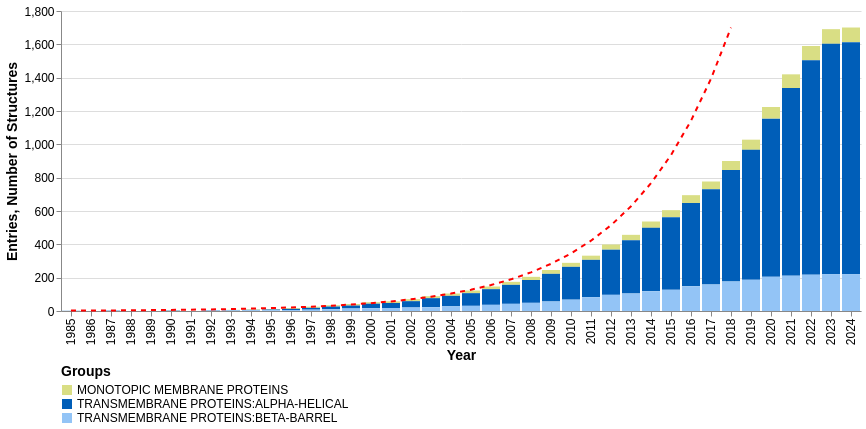

The cell this chart's notebook holds for it:
### Markdown cell above
##### Cummulative Growth of Membrane Protein

### Code cell
import pandas as pd
import numpy as np
import altair as alt
import random
from scipy.optimize import curve_fit

import matplotlib.colors as mcolors

def generate_color_palette(start_color, end_color, num_colors):
    # Convert hex colors to RGB
    start_rgb = mcolors.hex2color(start_color)
    end_rgb = mcolors.hex2color(end_color)

    # Create a list of RGB colors in the gradient
    colors = []
    for i in range(num_colors):
        r = start_rgb[0] + (end_rgb[0] - start_rgb[0]) * (i / (num_colors - 1))
        g = start_rgb[1] + (end_rgb[1] - start_rgb[1]) * (i / (num_colors - 1))
        b = start_rgb[2] + (end_rgb[2] - start_rgb[2]) * (i / (num_colors - 1))
        colors.append((r, g, b))

    # Convert RGB colors back to hex
    hex_colors = [mcolors.rgb2hex(color) for color in colors]

    return hex_colors


title="page chart"

import_data = pd.read_csv("data/membrane_proteins.csv")
protein_db = import_data[import_data["is_master_protein"] == "MasterProtein"]

    # If not in cache, proceed with data retrieval and processing
    # protein_db = get_table_as_dataframe("membrane_proteins")


d = pd.crosstab(protein_db.bibliography_year, columns=protein_db.group).cumsum()

d = d.stack().reset_index()
d = d.rename(columns={0:'CumulativeCount'})
d = d.convert_dtypes()

#### Line fit start here
# Aggregate cumulative counts by year and group
aggregated_df = d.groupby(['bibliography_year', 'group'])['CumulativeCount'].sum().reset_index()

# Fit exponential model to the entire combined dataset
combined_df = aggregated_df.groupby('bibliography_year')['CumulativeCount'].sum().reset_index()


# Define exponential function for fitting
def exp_growth(x, a, b):
    return a * np.exp(b * (x - 2005))

# Extract year and cumulative count from DataFrame
years = combined_df['bibliography_year'].values
cumulative_count = combined_df['CumulativeCount'].values

# Use data from 1985 to 2004 to fit the exponential growth
# years_fit = years[:15]  # 1985 to 2004
# cumulative_count_fit = cumulative_count[:15]

# Find the indices for years between 1985 and 2005 (inclusive)
start_year = 1985
end_year = 2005
start_index = np.where(years == start_year)[0][0]
end_index = np.where(years == end_year)[0][0] + 1  # Including 2005

# Split the data for fitting
years_fit = years[start_index:end_index]  # From 1985 to 2005
cumulative_count_fit = cumulative_count[start_index:end_index]


# Fit the exponential growth curve
popt, _ = curve_fit(exp_growth, years_fit, cumulative_count_fit, p0=(100, 0.1))

# Generate points for the fitted curve
x_exp = np.arange(min(years), max(years) + 1)
y_exp = exp_growth(x_exp, *popt)

# Convert data to DataFrame
df_fit = pd.DataFrame({
    'Year': x_exp,
    'Fitted Growth': y_exp
})

# Determine y-axis limit from the actual data
y_max = cumulative_count.max()  # Set this to a bit above the max value for better visibility
df_fit = df_fit[df_fit['Fitted Growth'] <= y_max]

##### Line fit ends here+


# Define a custom color palette
start_color = '#005EB8'  # Red
end_color = '#B87200'    # Green

color_list = ['#D9DE84', '#005EB8', '#93C4F6', '#636B05']

# Generate a color palette with 10 colors
num_colors = len(list(protein_db['group'].unique()))
palette = generate_color_palette(start_color, end_color, num_colors)
random.shuffle(palette)

custom_palette = alt.Scale(domain=list(protein_db['group'].unique()),
                        range=color_list[:num_colors])
bars = alt.Chart(d).mark_bar().encode(
    x=alt.X('bibliography_year:O', title="Year"),
    y=alt.Y('CumulativeCount:Q', title = 'Entries'),
    color=alt.Color('group', scale=custom_palette, legend=alt.Legend(title="Groups", labelLimit=0, direction = 'vertical')),
    tooltip=[alt.Tooltip('CumulativeCount:Q'),
            alt.Tooltip('group'),
            alt.Tooltip('bibliography_year:O')]
)

# Add exponential fit line
line = alt.Chart(df_fit).mark_line(color='red', strokeDash=[5, 5]).encode(
    x=alt.X('Year:O', title='Year'),
    y=alt.Y('Fitted Growth:Q', title='Number of Structures', scale=alt.Scale(domain=[0, y_max])),
    tooltip=['Year', 'Fitted Growth']
)

# Combine charts
chart = bars + line

# Customize chart appearance
chart = chart.configure_axis(
    labelFontSize=12,
    titleFontSize=14
).configure_title(
    fontSize=16
).configure_view(
    stroke='transparent'
).configure_legend(
    orient='bottom',
        # padding=20, 
        offset=2,
        titleOrient='top',
        labelLimit=0,
    labelFontSize=12,
    titleFontSize=14
)
chart

### Figure 1 — Vega-Lite specification as saved in the notebook (floating-point values rounded to 4 significant figures)
{"config": {"view": {"continuousWidth": 300, "continuousHeight": 300, "stroke": "transparent"}, "axis": {"labelFontSize": 12, "titleFontSize": 14}, "legend": {"labelFontSize": 12, "labelLimit": 0, "offset": 2, "orient": "bottom", "titleFontSize": 14, "titleOrient": "top"}, "title": {"fontSize": 16}}, "layer": [{"data": {"name": "data-9ca74e270884fd42761410cef5a07628"}, "mark": {"type": "bar"}, "encoding": {"color": {"field": "group", "legend": {"direction": "vertical", "labelLimit": 0, "title": "Groups"}, "scale": {"domain": ["MONOTOPIC MEMBRANE PROTEINS", "TRANSMEMBRANE PROTEINS:ALPHA-HELICAL", "TRANSMEMBRANE PROTEINS:BETA-BARREL"], "range": ["#D9DE84", "#005EB8", "#93C4F6"]}, "type": "nominal"}, "tooltip": [{"field": "CumulativeCount", "type": "quantitative"}, {"field": "group", "type": "nominal"}, {"field": "bibliography_year", "type": "ordinal"}], "x": {"field": "bibliography_year", "title": "Year", "type": "ordinal"}, "y": {"field": "CumulativeCount", "title": "Entries", "type": "quantitative"}}}, {"data": {"name": "data-6f09ead87fbb289e2c4eda1831eda76a"}, "mark": {"type": "line", "color": "red", "strokeDash": [5, 5]}, "encoding": {"tooltip": [{"field": "Year", "type": "quantitative"}, {"field": "Fitted Growth", "type": "quantitative"}], "x": {"field": "Year", "title": "Year", "type": "ordinal"}, "y": {"field": "Fitted Growth", "scale": {"domain": [0, 1701.0]}, "title": "Number of Structures", "type": "quantitative"}}}], "$schema": "https://vega.github.io/schema/vega-lite/v5.16.3.json", "datasets": {"data-9ca74e270884fd42761410cef5a07628": [{"bibliography_year": 1985, "group": "MONOTOPIC MEMBRANE PROTEINS", "CumulativeCount": 0}, {"bibliography_year": 1985, "group": "TRANSMEMBRANE PROTEINS:ALPHA-HELICAL", "CumulativeCount": 1}, {"bibliography_year": 1985, "group": "TRANSMEMBRANE PROTEINS:BETA-BARREL", "CumulativeCount": 0}, {"bibliography_year": 1987, "group": "MONOTOPIC MEMBRANE PROTEINS", "CumulativeCount": 0}, {"bibliography_year": 1987, "group": "TRANSMEMBRANE PROTEINS:ALPHA-HELICAL", "CumulativeCount": 2}, {"bibliography_year": 1987, "group": "TRANSMEMBRANE PROTEINS:BETA-BARREL", "CumulativeCount": 0}, {"bibliography_year": 1990, "group": "MONOTOPIC MEMBRANE PROTEINS", "CumulativeCount": 1}, {"bibliography_year": 1990, "group": "TRANSMEMBRANE PROTEINS:ALPHA-HELICAL", "CumulativeCount": 2}, {"bibliography_year": 1990, "group": "TRANSMEMBRANE PROTEINS:BETA-BARREL", "CumulativeCount": 0}, {"bibliography_year": 1992, "group": "MONOTOPIC MEMBRANE PROTEINS", "CumulativeCount": 1}, {"bibliography_year": 1992, "group": "TRANSMEMBRANE PROTEINS:ALPHA-HELICAL", "CumulativeCount": 2}, {"bibliography_year": 1992, "group": "TRANSMEMBRANE PROTEINS:BETA-BARREL", "CumulativeCount": 3}, {"bibliography_year": 1993, "group": "MONOTOPIC MEMBRANE PROTEINS", "CumulativeCount": 2}, {"bibliography_year": 1993, "group": "TRANSMEMBRANE PROTEINS:ALPHA-HELICAL", "CumulativeCount": 2}, {"bibliography_year": 1993, "group": "TRANSMEMBRANE PROTEINS:BETA-BARREL", "CumulativeCount": 3}, {"bibliography_year": 1994, "group": "MONOTOPIC MEMBRANE PROTEINS", "CumulativeCount": 3}, {"bibliography_year": 1994, "group": "TRANSMEMBRANE PROTEINS:ALPHA-HELICAL", "CumulativeCount": 3}, {"bibliography_year": 1994, "group": "TRANSMEMBRANE PROTEINS:BETA-BARREL", "CumulativeCount": 4}, {"bibliography_year": 1995, "group": "MONOTOPIC MEMBRANE PROTEINS", "CumulativeCount": 3}, {"bibliography_year": 1995, "group": "TRANSMEMBRANE PROTEINS:ALPHA-HELICAL", "CumulativeCount": 4}, {"bibliography_year": 1995, "group": "TRANSMEMBRANE PROTEINS:BETA-BARREL", "CumulativeCount": 5}, {"bibliography_year": 1996, "group": "MONOTOPIC MEMBRANE PROTEINS", "CumulativeCount": 5}, {"bibliography_year": 1996, "group": "TRANSMEMBRANE PROTEINS:ALPHA-HELICAL", "CumulativeCount": 7}, {"bibliography_year": 1996, "group": "TRANSMEMBRANE PROTEINS:BETA-BARREL", "CumulativeCount": 6}, {"bibliography_year": 1997, "group": "MONOTOPIC MEMBRANE PROTEINS", "CumulativeCount": 7}, {"bibliography_year": 1997, "group": "TRANSMEMBRANE PROTEINS:ALPHA-HELICAL", "CumulativeCount": 11}, {"bibliography_year": 1997, "group": "TRANSMEMBRANE PROTEINS:BETA-BARREL", "CumulativeCount": 8}, {"bibliography_year": 1998, "group": "MONOTOPIC MEMBRANE PROTEINS", "CumulativeCount": 8}, {"bibliography_year": 1998, "group": "TRANSMEMBRANE PROTEINS:ALPHA-HELICAL", "CumulativeCount": 16}, {"bibliography_year": 1998, "group": "TRANSMEMBRANE PROTEINS:BETA-BARREL", "CumulativeCount": 11}, {"bibliography_year": 1999, "group": "MONOTOPIC MEMBRANE PROTEINS", "CumulativeCount": 9}, {"bibliography_year": 1999, "group": "TRANSMEMBRANE PROTEINS:ALPHA-HELICAL", "CumulativeCount": 18}, {"bibliography_year": 1999, "group": "TRANSMEMBRANE PROTEINS:BETA-BARREL", "CumulativeCount": 15}, {"bibliography_year": 2000, "group": "MONOTOPIC MEMBRANE PROTEINS", "CumulativeCount": 9}, {"bibliography_year": 2000, "group": "TRANSMEMBRANE PROTEINS:ALPHA-HELICAL", "CumulativeCount": 27}, {"bibliography_year": 2000, "group": "TRANSMEMBRANE PROTEINS:BETA-BARREL", "CumulativeCount": 17}, {"bibliography_year": 2001, "group": "MONOTOPIC MEMBRANE PROTEINS", "CumulativeCount": 10}, {"bibliography_year": 2001, "group": "TRANSMEMBRANE PROTEINS:ALPHA-HELICAL", "CumulativeCount": 30}, {"bibliography_year": 2001, "group": "TRANSMEMBRANE PROTEINS:BETA-BARREL", "CumulativeCount": 18}, {"bibliography_year": 2002, "group": "MONOTOPIC MEMBRANE PROTEINS", "CumulativeCount": 12}, {"bibliography_year": 2002, "group": "TRANSMEMBRANE PROTEINS:ALPHA-HELICAL", "CumulativeCount": 38}, {"bibliography_year": 2002, "group": "TRANSMEMBRANE PROTEINS:BETA-BARREL", "CumulativeCount": 21}, {"bibliography_year": 2003, "group": "MONOTOPIC MEMBRANE PROTEINS", "CumulativeCount": 12}, {"bibliography_year": 2003, "group": "TRANSMEMBRANE PROTEINS:ALPHA-HELICAL", "CumulativeCount": 54}, {"bibliography_year": 2003, "group": "TRANSMEMBRANE PROTEINS:BETA-BARREL", "CumulativeCount": 23}, {"bibliography_year": 2004, "group": "MONOTOPIC MEMBRANE PROTEINS", "CumulativeCount": 14}, {"bibliography_year": 2004, "group": "TRANSMEMBRANE PROTEINS:ALPHA-HELICAL", "CumulativeCount": 63}, {"bibliography_year": 2004, "group": "TRANSMEMBRANE PROTEINS:BETA-BARREL", "CumulativeCount": 28}, {"bibliography_year": 2005, "group": "MONOTOPIC MEMBRANE PROTEINS", "CumulativeCount": 16}, {"bibliography_year": 2005, "group": "TRANSMEMBRANE PROTEINS:ALPHA-HELICAL", "CumulativeCount": 76}, {"bibliography_year": 2005, "group": "TRANSMEMBRANE PROTEINS:BETA-BARREL", "CumulativeCount": 31}, {"bibliography_year": 2006, "group": "MONOTOPIC MEMBRANE PROTEINS", "CumulativeCount": 16}, {"bibliography_year": 2006, "group": "TRANSMEMBRANE PROTEINS:ALPHA-HELICAL", "CumulativeCount": 94}, {"bibliography_year": 2006, "group": "TRANSMEMBRANE PROTEINS:BETA-BARREL", "CumulativeCount": 37}, {"bibliography_year": 2007, "group": "MONOTOPIC MEMBRANE PROTEINS", "CumulativeCount": 18}, {"bibliography_year": 2007, "group": "TRANSMEMBRANE PROTEINS:ALPHA-HELICAL", "CumulativeCount": 114}, {"bibliography_year": 2007, "group": "TRANSMEMBRANE PROTEINS:BETA-BARREL", "CumulativeCount": 43}, {"bibliography_year": 2008, "group": "MONOTOPIC MEMBRANE PROTEINS", "CumulativeCount": 19}, {"bibliography_year": 2008, "group": "TRANSMEMBRANE PROTEINS:ALPHA-HELICAL", "CumulativeCount": 137}, {"bibliography_year": 2008, "group": "TRANSMEMBRANE PROTEINS:BETA-BARREL", "CumulativeCount": 49}, {"bibliography_year": 2009, "group": "MONOTOPIC MEMBRANE PROTEINS", "CumulativeCount": 23}, {"bibliography_year": 2009, "group": "TRANSMEMBRANE PROTEINS:ALPHA-HELICAL", "CumulativeCount": 166}, {"bibliography_year": 2009, "group": "TRANSMEMBRANE PROTEINS:BETA-BARREL", "CumulativeCount": 57}, {"bibliography_year": 2010, "group": "MONOTOPIC MEMBRANE PROTEINS", "CumulativeCount": 24}, {"bibliography_year": 2010, "group": "TRANSMEMBRANE PROTEINS:ALPHA-HELICAL", "CumulativeCount": 197}, {"bibliography_year": 2010, "group": "TRANSMEMBRANE PROTEINS:BETA-BARREL", "CumulativeCount": 68}, {"bibliography_year": 2011, "group": "MONOTOPIC MEMBRANE PROTEINS", "CumulativeCount": 25}, {"bibliography_year": 2011, "group": "TRANSMEMBRANE PROTEINS:ALPHA-HELICAL", "CumulativeCount": 224}, {"bibliography_year": 2011, "group": "TRANSMEMBRANE PROTEINS:BETA-BARREL", "CumulativeCount": 83}, {"bibliography_year": 2012, "group": "MONOTOPIC MEMBRANE PROTEINS", "CumulativeCount": 31}, {"bibliography_year": 2012, "group": "TRANSMEMBRANE PROTEINS:ALPHA-HELICAL", "CumulativeCount": 271}, {"bibliography_year": 2012, "group": "TRANSMEMBRANE PROTEINS:BETA-BARREL", "CumulativeCount": 97}, {"bibliography_year": 2013, "group": "MONOTOPIC MEMBRANE PROTEINS", "CumulativeCount": 33}, {"bibliography_year": 2013, "group": "TRANSMEMBRANE PROTEINS:ALPHA-HELICAL", "CumulativeCount": 319}, {"bibliography_year": 2013, "group": "TRANSMEMBRANE PROTEINS:BETA-BARREL", "CumulativeCount": 105}, {"bibliography_year": 2014, "group": "MONOTOPIC MEMBRANE PROTEINS", "CumulativeCount": 38}, {"bibliography_year": 2014, "group": "TRANSMEMBRANE PROTEINS:ALPHA-HELICAL", "CumulativeCount": 381}, {"bibliography_year": 2014, "group": "TRANSMEMBRANE PROTEINS:BETA-BARREL", "CumulativeCount": 118}, {"bibliography_year": 2015, "group": "MONOTOPIC MEMBRANE PROTEINS", "CumulativeCount": 42}, {"bibliography_year": 2015, "group": "TRANSMEMBRANE PROTEINS:ALPHA-HELICAL", "CumulativeCount": 436}, {"bibliography_year": 2015, "group": "TRANSMEMBRANE PROTEINS:BETA-BARREL", "CumulativeCount": 127}, {"bibliography_year": 2016, "group": "MONOTOPIC MEMBRANE PROTEINS", "CumulativeCount": 47}, {"bibliography_year": 2016, "group": "TRANSMEMBRANE PROTEINS:ALPHA-HELICAL", "CumulativeCount": 500}, {"bibliography_year": 2016, "group": "TRANSMEMBRANE PROTEINS:BETA-BARREL", "CumulativeCount": 148}, {"bibliography_year": 2017, "group": "MONOTOPIC MEMBRANE PROTEINS", "CumulativeCount": 47}, {"bibliography_year": 2017, "group": "TRANSMEMBRANE PROTEINS:ALPHA-HELICAL", "CumulativeCount": 571}, {"bibliography_year": 2017, "group": "TRANSMEMBRANE PROTEINS:BETA-BARREL", "CumulativeCount": 159}, {"bibliography_year": 2018, "group": "MONOTOPIC MEMBRANE PROTEINS", "CumulativeCount": 54}, {"bibliography_year": 2018, "group": "TRANSMEMBRANE PROTEINS:ALPHA-HELICAL", "CumulativeCount": 669}, {"bibliography_year": 2018, "group": "TRANSMEMBRANE PROTEINS:BETA-BARREL", "CumulativeCount": 177}, {"bibliography_year": 2019, "group": "MONOTOPIC MEMBRANE PROTEINS", "CumulativeCount": 61}, {"bibliography_year": 2019, "group": "TRANSMEMBRANE PROTEINS:ALPHA-HELICAL", "CumulativeCount": 780}, {"bibliography_year": 2019, "group": "TRANSMEMBRANE PROTEINS:BETA-BARREL", "CumulativeCount": 187}, {"bibliography_year": 2020, "group": "MONOTOPIC MEMBRANE PROTEINS", "CumulativeCount": 70}, {"bibliography_year": 2020, "group": "TRANSMEMBRANE PROTEINS:ALPHA-HELICAL", "CumulativeCount": 949}, {"bibliography_year": 2020, "group": "TRANSMEMBRANE PROTEINS:BETA-BARREL", "CumulativeCount": 205}, {"bibliography_year": 2021, "group": "MONOTOPIC MEMBRANE PROTEINS", "CumulativeCount": 82}, {"bibliography_year": 2021, "group": "TRANSMEMBRANE PROTEINS:ALPHA-HELICAL", "CumulativeCount": 1126}, {"bibliography_year": 2021, "group": "TRANSMEMBRANE PROTEINS:BETA-BARREL", "CumulativeCount": 212}, {"bibliography_year": 2022, "group": "MONOTOPIC MEMBRANE PROTEINS", "CumulativeCount": 86}, {"bibliography_year": 2022, "group": "TRANSMEMBRANE PROTEINS:ALPHA-HELICAL", "CumulativeCount": 1286}, {"bibliography_year": 2022, "group": "TRANSMEMBRANE PROTEINS:BETA-BARREL", "CumulativeCount": 218}, {"bibliography_year": 2023, "group": "MONOTOPIC MEMBRANE PROTEINS", "CumulativeCount": 88}, {"bibliography_year": 2023, "group": "TRANSMEMBRANE PROTEINS:ALPHA-HELICAL", "CumulativeCount": 1382}, {"bibliography_year": 2023, "group": "TRANSMEMBRANE PROTEINS:BETA-BARREL", "CumulativeCount": 221}, {"bibliography_year": 2024, "group": "MONOTOPIC MEMBRANE PROTEINS", "CumulativeCount": 88}, {"bibliography_year": 2024, "group": "TRANSMEMBRANE PROTEINS:ALPHA-HELICAL", "CumulativeCount": 1392}, {"bibliography_year": 2024, "group": "TRANSMEMBRANE PROTEINS:BETA-BARREL", "CumulativeCount": 221}], "data-6f09ead87fbb289e2c4eda1831eda76a": [{"Year": 1985, "Fitted Growth": 2.374}, {"Year": 1986, "Fitted Growth": 2.897}, {"Year": 1987, "Fitted Growth": 3.536}, {"Year": 1988, "Fitted Growth": 4.316}, {"Year": 1989, "Fitted Growth": 5.267}, {"Year": 1990, "Fitted Growth": 6.428}, {"Year": 1991, "Fitted Growth": 7.845}, {"Year": 1992, "Fitted Growth": 9.575}, {"Year": 1993, "Fitted Growth": 11.69}, {"Year": 1994, "Fitted Growth": 14.26}, {"Year": 1995, "Fitted Growth": 17.41}, {"Year": 1996, "Fitted Growth": 21.24}, {"Year": 1997, "Fitted Growth": 25.92}, {"Year": 1998, "Fitted Growth": 31.64}, {"Year": 1999, "Fitted Growth": 38.62}, {"Year": 2000, "Fitted Growth": 47.13}, {"Year": 2001, "Fitted Growth": 57.52}, {"Year": 2002, "Fitted Growth": 70.2}, {"Year": 2003, "Fitted Growth": 85.67}, {"Year": 2004, "Fitted Growth": 104.6}, {"Year": 2005, "Fitted Growth": 127.6}, {"Year": 2006, "Fitted Growth": 155.7}, {"Year": 2007, "Fitted Growth": 190.1}, {"Year": 2008, "Fitted Growth": 232.0}, {"Year": 2009, "Fitted Growth": 283.1}, {"Year": 2010, "Fitted Growth": 345.5}, {"Year": 2011, "Fitted Growth": 421.7}, {"Year": 2012, "Fitted Growth": 514.6}, {"Year": 2013, "Fitted Growth": 628.1}, {"Year": 2014, "Fitted Growth": 766.6}, {"Year": 2015, "Fitted Growth": 935.6}, {"Year": 2016, "Fitted Growth": 1142.0}, {"Year": 2017, "Fitted Growth": 1394.0}, {"Year": 2018, "Fitted Growth": 1701.0}]}}
